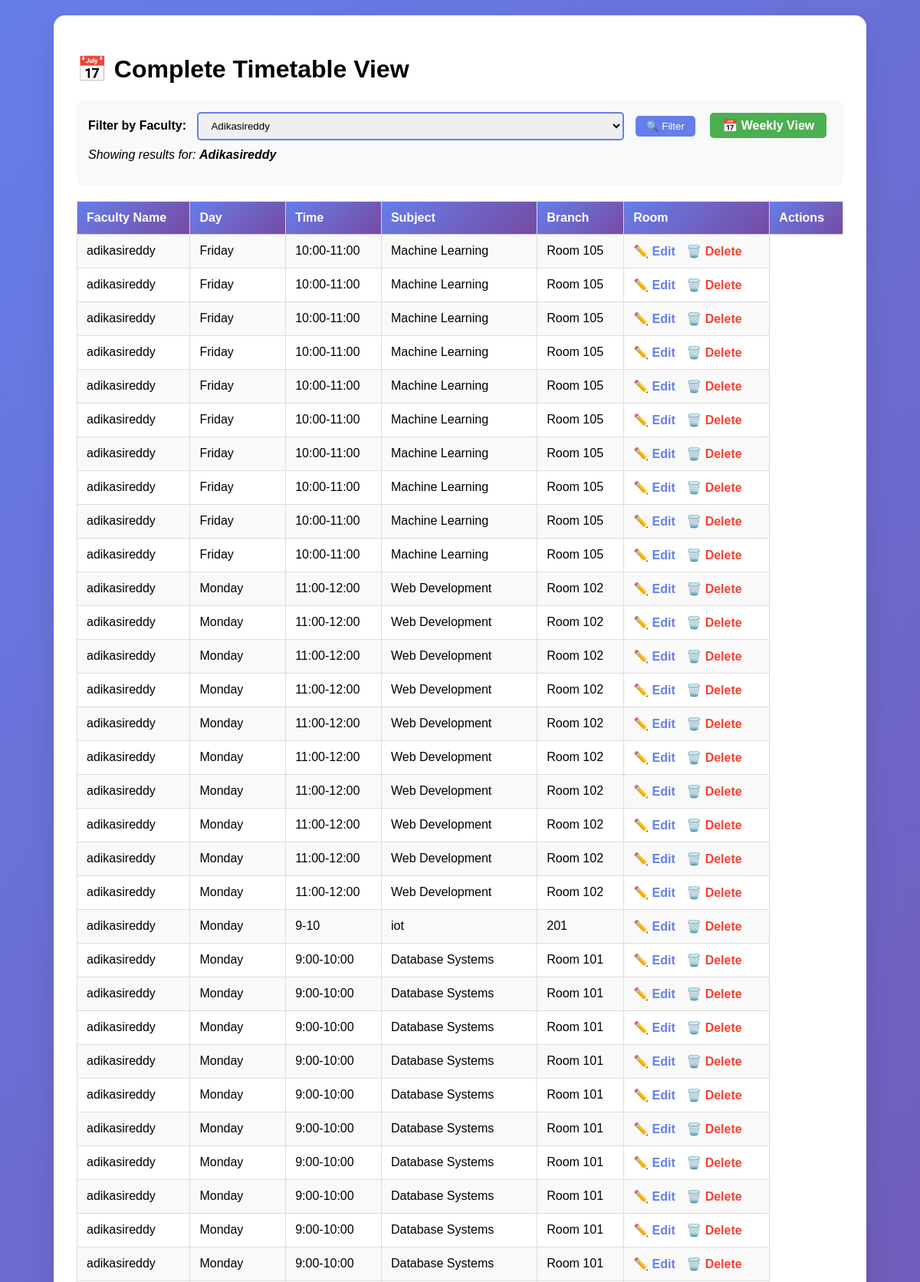
/view_timetable?faculty_name=adikasireddy (signed in, upper part), run on the app's committed database.
### tables this page shows
CREATE TABLE schedules (
            id INTEGER PRIMARY KEY AUTOINCREMENT,
            faculty_name TEXT NOT NULL,
            day TEXT NOT NULL,
            time TEXT NOT NULL,
            subject TEXT NOT NULL,
            room TEXT NOT NULL
        );

### main.py (the view, shortened to what this page needs)
@app.route('/view_timetable')
def view_timetable():
    if 'user' not in session:
        return redirect('/login')
    user_role = get_user_role(session['user'])
    if user_role == 'admin':
        faculty_filter = request.args.get('faculty_name', '').strip()
        if faculty_filter:
            schedules = get_schedules_by_faculty(faculty_filter)
        else:
            schedules = get_all_schedules()
        faculty_names = get_all_faculty_names()
        current_filter = faculty_filter if faculty_filter else 'All Faculty'
    return render_template('view_timetable.html',
                         schedules=schedules,
                         faculty_names=faculty_names,
                         current_filter=current_filter,
                         user_role=user_role)

### database.py (called while the page is built)
def get_db():
    conn = sqlite3.connect(DATABASE)
    return conn

def get_user_role(email):
    conn = get_db()
    cursor = conn.cursor()
    cursor.execute("SELECT role FROM users WHERE email=?", (email,))
    result = cursor.fetchone()
    conn.close()
    return result[0] if result else None

def get_schedules_by_faculty(faculty_name):
    conn = get_db()
    cursor = conn.cursor()
    cursor.execute("SELECT * FROM schedules WHERE faculty_name = ? ORDER BY day, time", (faculty_name,))
    schedules = cursor.fetchall()
    conn.close()
    return schedules

def get_all_faculty_names():
    conn = get_db()
    cursor = conn.cursor()
    cursor.execute("SELECT DISTINCT faculty_name FROM schedules ORDER BY faculty_name")
    faculty_names = [row[0] for row in cursor.fetchall()]
    conn.close()
    return faculty_names

### templates/view_timetable.html (shortened to what this page needs)
<!DOCTYPE html>
<html>
<head>
</head>
<body>
    <div class="container">
<h1>📅 Complete Timetable View</h1>
<div class="filter-section">
    <form method="GET" action="/timetable">
        <label for="faculty_name"><strong>Filter by Faculty:</strong></label>
        <select name="faculty_name" id="faculty_name">
            {% for faculty in faculty_names %}
                <option value="{{ faculty }}" {% if faculty == current_filter %}selected{% endif %}>
                    {{ faculty|title }}
                </option>
            {% endfor %}
        </select>
        <button type="submit" style="padding: 6px 14px; background-color: #667eea; color: white; border: none; border-radius: 5px;">🔍 Filter</button>
        <a href="/weekly_timetable{% if current_filter %}?faculty_name={{ current_filter }}{% endif %}"
           style="margin-left: 15px; padding: 8px 16px; background: #4caf50; color: white; text-decoration: none; border-radius: 5px; font-weight: bold;">
            📅 Weekly View
        </a>
    </form>
    {% if current_filter %}
        <p style="margin-top: 10px; font-style: italic;">Showing results for: <strong>{{ current_filter|title }}</strong></p>
    {% endif %}
</div>
    {% if schedules %}
    <table>
        <tr>
            <th>Faculty Name</th>
            <th>Day</th>
            <th>Time</th>
            <th>Subject</th>
            <th>Branch</th>
            <th>Room</th>
            <th>Actions</th>
        </tr>
        {% for schedule in schedules %}
        <tr>
            <td>{{ schedule[1] }}</td>
            <td>{{ schedule[2] }}</td>
            <td>{{ schedule[3] }}</td>
            <td>{{ schedule[4] }}</td>
            <td>{{ schedule[5] }}</td>
            <td>
                {% if user_role == 'admin' %}
                <a href="/edit_schedule/{{ schedule[0] }}" style="margin-right: 10px; color: #667eea; text-decoration: none; font-weight: bold;">✏️ Edit</a>
                <a href="/delete_schedule/{{ schedule[0] }}"
                   onclick="return confirmDelete('{{ schedule[0] }}', '{{ schedule[1] }}')"
                   style="color: #f44336; text-decoration: none; font-weight: bold;">🗑️ Delete</a>
                {% else %}
                <span style="color: #888; font-style: italic;">👁️ View Only</span>
                {% endif %}
            </td>
        </tr>
        {% endfor %}
    </table>
    {% else %}
    <p>No schedules available for the selected faculty.</p>
    {% endif %}
    </div>
</body>
</html>

### templates/view_timetable.html (style rules this page uses)
body { font-family: Arial, sans-serif; margin: 0; padding: 20px; background: linear-gradient(135deg, #667eea 0%, #764ba2 100%); min-height: 100vh; }
.container { background: white; padding: 30px; border-radius: 15px; box-shadow: 0 15px 35px rgba(0,0,0,0.1); max-width: 1000px; margin: 0 auto; }
table { width: 100%; border-collapse: collapse; margin-top: 20px; }
th, td { border: 1px solid #ddd; padding: 12px; text-align: left; }
th { background: linear-gradient(135deg, #667eea 0%, #764ba2 100%); color: white; font-weight: bold; }
tr:nth-child(even) { background-color: #f9f9f9; }
.filter-section { margin-bottom: 20px; padding: 15px; background: #f8f9fa; border-radius: 8px; }
.filter-section select { padding: 8px 12px; border: 2px solid #667eea; border-radius: 5px; margin-left: 10px; }
.filter-section button { padding: 8px 16px; background: #667eea; color: white; border: none; border-radius: 5px; margin-left: 10px; cursor: pointer; }

### data on the page
schedules: faculty_name "adikasireddy", day "Friday", time "10:00-11:00", subject "Machine Learning", room "Room 105"
schedules: faculty_name "adikasireddy", day "Friday", time "10:00-11:00", subject "Machine Learning", room "Room 105"
schedules: faculty_name "adikasireddy", day "Friday", time "10:00-11:00", subject "Machine Learning", room "Room 105"
schedules: faculty_name "adikasireddy", day "Friday", time "10:00-11:00", subject "Machine Learning", room "Room 105"
schedules: faculty_name "adikasireddy", day "Friday", time "10:00-11:00", subject "Machine Learning", room "Room 105"
schedules: faculty_name "adikasireddy", day "Friday", time "10:00-11:00", subject "Machine Learning", room "Room 105"
schedules: faculty_name "adikasireddy", day "Friday", time "10:00-11:00", subject "Machine Learning", room "Room 105"
schedules: faculty_name "adikasireddy", day "Friday", time "10:00-11:00", subject "Machine Learning", room "Room 105"
schedules: faculty_name "adikasireddy", day "Friday", time "10:00-11:00", subject "Machine Learning", room "Room 105"
schedules: faculty_name "adikasireddy", day "Friday", time "10:00-11:00", subject "Machine Learning", room "Room 105"
schedules: faculty_name "adikasireddy", day "Monday", time "11:00-12:00", subject "Web Development", room "Room 102"
schedules: faculty_name "adikasireddy", day "Monday", time "11:00-12:00", subject "Web Development", room "Room 102"
schedules: faculty_name "adikasireddy", day "Monday", time "11:00-12:00", subject "Web Development", room "Room 102"
schedules: faculty_name "adikasireddy", day "Monday", time "11:00-12:00", subject "Web Development", room "Room 102"
schedules: faculty_name "adikasireddy", day "Monday", time "11:00-12:00", subject "Web Development", room "Room 102"
schedules: faculty_name "adikasireddy", day "Monday", time "11:00-12:00", subject "Web Development", room "Room 102"
schedules: faculty_name "adikasireddy", day "Monday", time "11:00-12:00", subject "Web Development", room "Room 102"
schedules: faculty_name "adikasireddy", day "Monday", time "11:00-12:00", subject "Web Development", room "Room 102"
schedules: faculty_name "adikasireddy", day "Monday", time "11:00-12:00", subject "Web Development", room "Room 102"
schedules: faculty_name "adikasireddy", day "Monday", time "11:00-12:00", subject "Web Development", room "Room 102"
schedules: faculty_name "adikasireddy", day "Monday", time "9-10", subject "iot", room "201"
schedules: faculty_name "adikasireddy", day "Monday", time "9:00-10:00", subject "Database Systems", room "Room 101"
schedules: faculty_name "adikasireddy", day "Monday", time "9:00-10:00", subject "Database Systems", room "Room 101"
schedules: faculty_name "adikasireddy", day "Monday", time "9:00-10:00", subject "Database Systems", room "Room 101"
schedules: faculty_name "adikasireddy", day "Monday", time "9:00-10:00", subject "Database Systems", room "Room 101"
schedules: faculty_name "adikasireddy", day "Monday", time "9:00-10:00", subject "Database Systems", room "Room 101"
schedules: faculty_name "adikasireddy", day "Monday", time "9:00-10:00", subject "Database Systems", room "Room 101"
schedules: faculty_name "adikasireddy", day "Monday", time "9:00-10:00", subject "Database Systems", room "Room 101"
schedules: faculty_name "adikasireddy", day "Monday", time "9:00-10:00", subject "Database Systems", room "Room 101"
schedules: faculty_name "adikasireddy", day "Monday", time "9:00-10:00", subject "Database Systems", room "Room 101"
schedules: faculty_name "adikasireddy", day "Monday", time "9:00-10:00", subject "Database Systems", room "Room 101"

### other printed values
{{ current_filter|title }} "Adikasireddy"
form field faculty_name "Adikasireddy"
